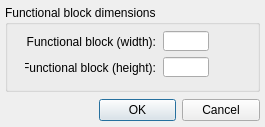
<?xml version="1.0" encoding="UTF-8"?>
<ui version="4.0">
 <class>Dialog</class>
 <widget class="QDialog" name="Dialog">
  <property name="windowModality">
   <enum>Qt::NonModal</enum>
  </property>
  <property name="geometry">
   <rect>
    <x>0</x>
    <y>0</y>
    <width>265</width>
    <height>127</height>
   </rect>
  </property>
  <property name="sizePolicy">
   <sizepolicy hsizetype="Fixed" vsizetype="Fixed">
    <horstretch>0</horstretch>
    <verstretch>0</verstretch>
   </sizepolicy>
  </property>
  <property name="font">
   <font>
    <family>Segoe UI</family>
   </font>
  </property>
  <property name="windowTitle">
   <string>Functional block dimensions (update)</string>
  </property>
  <property name="windowIcon">
   <iconset>
    <normaloff>Icon_SystemLabDesigner.bmp</normaloff>Icon_SystemLabDesigner.bmp</iconset>
  </property>
  <property name="modal">
   <bool>true</bool>
  </property>
  <widget class="QDialogButtonBox" name="buttonBox">
   <property name="geometry">
    <rect>
     <x>99</x>
     <y>94</y>
     <width>161</width>
     <height>32</height>
    </rect>
   </property>
   <property name="sizePolicy">
    <sizepolicy hsizetype="Fixed" vsizetype="Fixed">
     <horstretch>0</horstretch>
     <verstretch>0</verstretch>
    </sizepolicy>
   </property>
   <property name="contextMenuPolicy">
    <enum>Qt::NoContextMenu</enum>
   </property>
   <property name="orientation">
    <enum>Qt::Horizontal</enum>
   </property>
   <property name="standardButtons">
    <set>QDialogButtonBox::Cancel|QDialogButtonBox::Ok</set>
   </property>
  </widget>
  <widget class="QGroupBox" name="groupBox">
   <property name="geometry">
    <rect>
     <x>5</x>
     <y>5</y>
     <width>255</width>
     <height>87</height>
    </rect>
   </property>
   <property name="title">
    <string>Functional block dimensions</string>
   </property>
   <widget class="QLabel" name="label_3">
    <property name="geometry">
     <rect>
      <x>20</x>
      <y>26</y>
      <width>131</width>
      <height>21</height>
     </rect>
    </property>
    <property name="text">
     <string>Functional block (width):</string>
    </property>
    <property name="alignment">
     <set>Qt::AlignRight|Qt::AlignTrailing|Qt::AlignVCenter</set>
    </property>
   </widget>
   <widget class="QLineEdit" name="functionalBlock_width">
    <property name="geometry">
     <rect>
      <x>158</x>
      <y>26</y>
      <width>46</width>
      <height>20</height>
     </rect>
    </property>
   </widget>
   <widget class="QLineEdit" name="functionalBlock_height">
    <property name="geometry">
     <rect>
      <x>158</x>
      <y>52</y>
      <width>46</width>
      <height>20</height>
     </rect>
    </property>
   </widget>
   <widget class="QLabel" name="label_4">
    <property name="geometry">
     <rect>
      <x>20</x>
      <y>52</y>
      <width>131</width>
      <height>21</height>
     </rect>
    </property>
    <property name="text">
     <string>Functional block (height):</string>
    </property>
    <property name="alignment">
     <set>Qt::AlignRight|Qt::AlignTrailing|Qt::AlignVCenter</set>
    </property>
   </widget>
  </widget>
 </widget>
 <resources/>
 <connections>
  <connection>
   <sender>buttonBox</sender>
   <signal>accepted()</signal>
   <receiver>Dialog</receiver>
   <slot>accept()</slot>
   <hints>
    <hint type="sourcelabel">
     <x>248</x>
     <y>254</y>
    </hint>
    <hint type="destinationlabel">
     <x>157</x>
     <y>274</y>
    </hint>
   </hints>
  </connection>
  <connection>
   <sender>buttonBox</sender>
   <signal>rejected()</signal>
   <receiver>Dialog</receiver>
   <slot>reject()</slot>
   <hints>
    <hint type="sourcelabel">
     <x>316</x>
     <y>260</y>
    </hint>
    <hint type="destinationlabel">
     <x>286</x>
     <y>274</y>
    </hint>
   </hints>
  </connection>
 </connections>
</ui>
